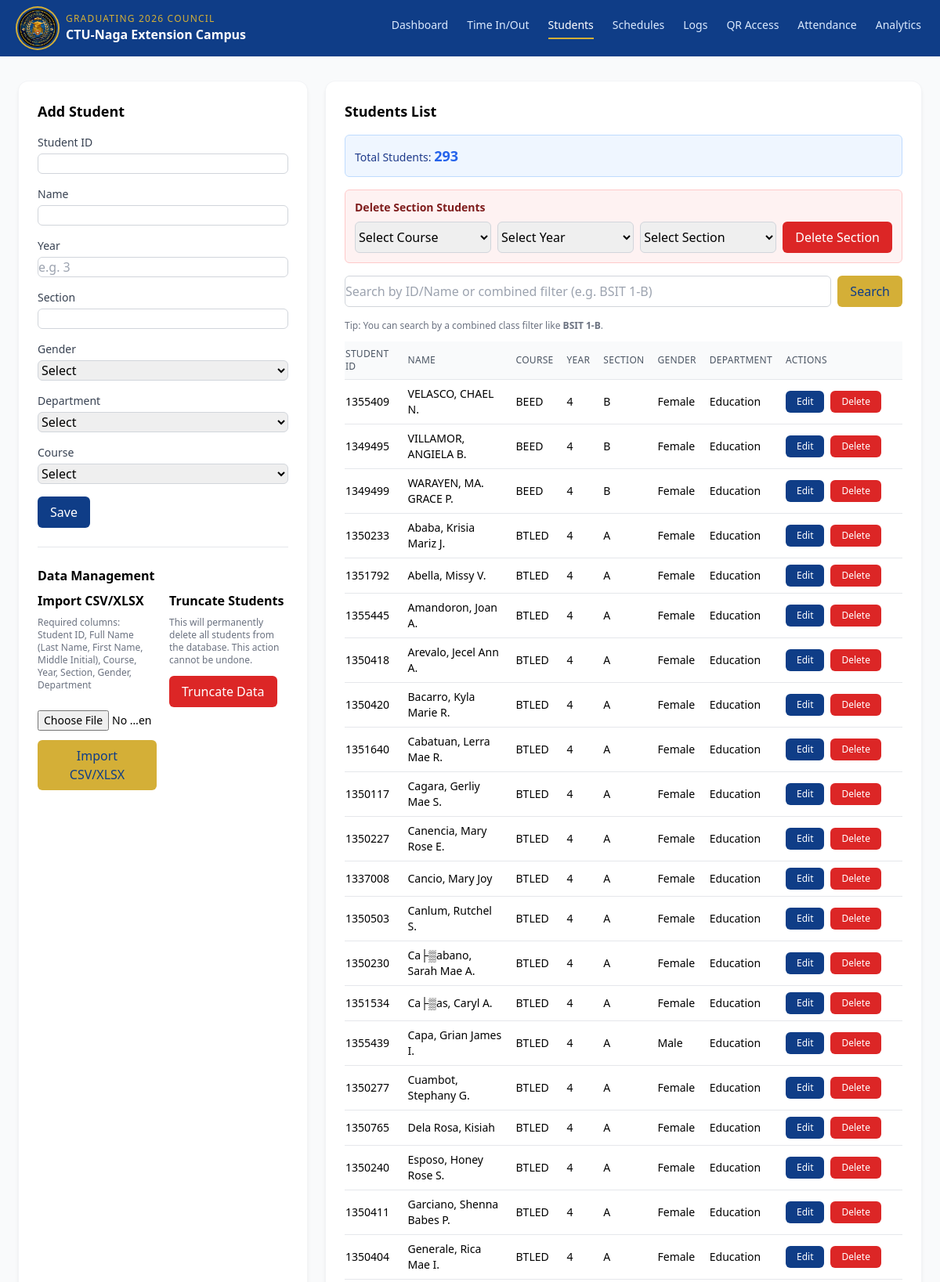
/students.php?page=3 (upper part), run on the app's committed database.
### tables this page shows
CREATE TABLE `students` (
  `id` int(11) NOT NULL AUTO_INCREMENT,
  `student_id` varchar(50) NOT NULL,
  `name` varchar(100) NOT NULL,
  `year_level` varchar(20) NOT NULL DEFAULT '',
  `section` varchar(50) NOT NULL,
  `gender` varchar(20) NOT NULL DEFAULT '',
  `department` enum('Education','Technology') NOT NULL,
  `course` varchar(100) NOT NULL,
  `created_at` timestamp NOT NULL DEFAULT current_timestamp(),
  PRIMARY KEY (`id`),
  UNIQUE KEY `student_id` (`student_id`)
);

### includes/functions.php (called while the page is built, shortened)
<?php
function h($s) {
    return htmlspecialchars((string)$s, ENT_QUOTES, 'UTF-8');
}
function is_local_access() {
    $host = $_SERVER['HTTP_HOST'] ?? '';
    $host = strtolower(trim(explode(':', $host)[0]));
    return in_array($host, ['localhost', '127.0.0.1', '::1'], true);
}

### students.php (the view, shortened to what this page needs)
<?php
$db = db();
$perPage = 50;
$page = max(1, intval($_GET['page'] ?? 1));
$offset = ($page - 1) * $perPage;
$count = (int)$db->query('SELECT COUNT(*) c FROM students')->fetch_assoc()['c'];
$students = [];
$stmt = $db->prepare('SELECT * FROM students ORDER BY created_at DESC LIMIT ? OFFSET ?');
$stmt->bind_param('ii', $perPage, $offset);
$stmt->execute();
$res = $stmt->get_result();
while ($row = $res->fetch_assoc()) { $students[] = $row; }
?>
<!DOCTYPE html>
<html lang="en">
<head>
  <script src="https://cdn.tailwindcss.com"></script>
  <link rel="stylesheet" href="assets/css/responsive.css">
</head>
<body class="bg-gray-50 min-h-screen antialiased">
  <header class="sticky top-0 bg-[#0F3D87] text-white shadow-sm z-20 relative">
    <div class="max-w-7xl mx-auto px-4 sm:px-6 py-3 flex items-center justify-between relative">
      <div class="flex items-center gap-2 sm:gap-3 min-w-0">
        <img src="assets/logo.jpg" alt="Graduating Council Logo" class="h-10 w-10 sm:h-12 sm:w-12 rounded-full ring-2 ring-[#D4AF37] ring-offset-2 ring-offset-[#0F3D87] shadow-md object-cover flex-shrink-0" onerror="this.style.display='none'">
        <div class="leading-tight min-w-0">
          <div class="text-[9px] sm:text-[10px] md:text-xs uppercase tracking-widest text-[#D4AF37] truncate">Graduating 2026 Council</div>
          <div class="text-xs sm:text-sm md:text-base font-semibold truncate">CTU-Naga Extension Campus</div>
        </div>
      </div>
      <nav class="nav-desktop hidden md:flex items-center gap-4 lg:gap-6 text-sm">
        <?php if (is_local_access()): ?><a href="dashboard.php" class="pb-1.5 border-b-2 transition-colors whitespace-nowrap <?php echo basename($_SERVER['PHP_SELF'])==='dashboard.php' ? 'border-[#D4AF37] text-white' : 'border-transparent text-blue-100 hover:text-white'; ?>">Dashboard</a><?php endif; ?>
        <a href="index.php" class="pb-1.5 border-b-2 transition-colors whitespace-nowrap <?php echo basename($_SERVER['PHP_SELF'])==='index.php' ? 'border-[#D4AF37] text-white' : 'border-transparent text-blue-100 hover:text-white'; ?>">Time In/Out</a>
        <a href="students.php" class="pb-1.5 border-b-2 transition-colors whitespace-nowrap <?php echo basename($_SERVER['PHP_SELF'])==='students.php' ? 'border-[#D4AF37] text-white' : 'border-transparent text-blue-100 hover:text-white'; ?>">Students</a>
        <?php if (is_local_access()): ?><a href="schedules.php" class="pb-1.5 border-b-2 transition-colors whitespace-nowrap <?php echo basename($_SERVER['PHP_SELF'])==='schedules.php' ? 'border-[#D4AF37] text-white' : 'border-transparent text-blue-100 hover:text-white'; ?>">Schedules</a><a href="logs.php" class="pb-1.5 border-b-2 transition-colors whitespace-nowrap <?php echo basename($_SERVER['PHP_SELF'])==='logs.php' ? 'border-[#D4AF37] text-white' : 'border-transparent text-blue-100 hover:text-white'; ?>">Logs</a><a href="qr.php" class="pb-1.5 border-b-2 transition-colors whitespace-nowrap <?php echo basename($_SERVER['PHP_SELF'])==='qr.php' ? 'border-[#D4AF37] text-white' : 'border-transparent text-blue-100 hover:text-white'; ?>">QR Access</a><?php endif; ?>
        <a href="attendance.php" class="pb-1.5 border-b-2 transition-colors whitespace-nowrap <?php echo basename($_SERVER['PHP_SELF'])==='attendance.php' ? 'border-[#D4AF37] text-white' : 'border-transparent text-blue-100 hover:text-white'; ?>">Attendance</a><a href="analytics.php" class="pb-1.5 border-b-2 transition-colors whitespace-nowrap <?php echo basename($_SERVER['PHP_SELF'])==='analytics.php' ? 'border-[#D4AF37] text-white' : 'border-transparent text-blue-100 hover:text-white'; ?>">Analytics</a>
      </nav>
    </div>
  </header>
  <main class="max-w-[92rem] mx-auto px-4 sm:px-6 py-6 sm:py-8 grid lg:grid-cols-3 gap-4 sm:gap-6">
    <div class="bg-white shadow-md ring-1 ring-gray-100 rounded-xl p-4 sm:p-6 lg:col-span-1">
      <h2 class="text-lg font-semibold mb-4">Add Student</h2>
      <form method="post" class="space-y-4">
        <div>
          <label class="block text-sm font-medium text-gray-700">Student ID</label>
          <input name="student_id" type="text" required class="mt-1 w-full rounded-md border border-gray-300 focus:ring-[#0F3D87] focus:border-[#0F3D87]" />
        </div>
        <div>
          <label class="block text-sm font-medium text-gray-700">Name</label>
          <input name="name" type="text" required class="mt-1 w-full rounded-md border border-gray-300 focus:ring-[#0F3D87] focus:border-[#0F3D87]" />
        </div>
        <div>
          <label class="block text-sm font-medium text-gray-700">Year</label>
          <input name="year_level" type="text" required placeholder="e.g. 3" class="mt-1 w-full rounded-md border border-gray-300 focus:ring-[#0F3D87] focus:border-[#0F3D87]" />
        </div>
        <div>
          <label class="block text-sm font-medium text-gray-700">Section</label>
          <input name="section" type="text" required class="mt-1 w-full rounded-md border border-gray-300 focus:ring-[#0F3D87] focus:border-[#0F3D87]" />
        </div>
        <div>
          <label class="block text-sm font-medium text-gray-700">Gender</label>
          <select name="gender" required class="mt-1 w-full rounded-md border border-gray-300 focus:ring-[#0F3D87] focus:border-[#0F3D87]">
            <option value="">Select</option>
          </select>
        </div>
        <div>
          <label class="block text-sm font-medium text-gray-700">Department</label>
          <select id="departmentSelect" name="department" required class="mt-1 w-full rounded-md border border-gray-300 focus:ring-[#0F3D87] focus:border-[#0F3D87]">
            <option value="">Select</option>
          </select>
        </div>
        <div>
          <label class="block text-sm font-medium text-gray-700">Course</label>
          <select id="courseSelect" name="course" required class="mt-1 w-full rounded-md border border-gray-300 focus:ring-[#0F3D87] focus:border-[#0F3D87]">
            <option value="">Select</option>
          </select>
        </div>
        <div>
          <button class="inline-flex items-center px-4 py-2 rounded-md bg-[#0F3D87] text-white hover:opacity-95">Save</button>
        </div>
      </form>
      <hr class="my-6">
      <h3 class="text-base font-semibold mb-2">Data Management</h3>
      <div class="flex flex-wrap gap-4">
        <div class="flex-1">
          <h4 class="text-base font-semibold mb-2">Import CSV/XLSX</h4>
          <p class="text-xs text-gray-500 mb-3">Required columns: Student ID, Full Name (Last Name, First Name, Middle Initial), Course, Year, Section, Gender, Department</p>
          <form method="post" enctype="multipart/form-data" class="space-y-3">
            <input type="file" name="import_file" accept=".csv,.xlsx" required class="w-full text-sm" />
            <button class="inline-flex items-center px-4 py-2 rounded-md bg-[#D4AF37] text-[#0F3D87] hover:opacity-95">Import CSV/XLSX</button>
          </form>
        </div>
        <div class="flex-1">
          <h4 class="text-base font-semibold mb-2">Truncate Students</h4>
          <p class="text-xs text-gray-500 mb-3">This will permanently delete all students from the database. This action cannot be undone.</p>
          <form method="post" onsubmit="return handleTruncate(event);">
            <button type="button" class="inline-flex items-center px-4 py-2 rounded-md bg-red-600 text-white hover:bg-red-700" onclick="handleTruncate(event)">Truncate Data</button>
          </form>
        </div>
      </div>
    </div>
    <div class="bg-white shadow-md ring-1 ring-gray-100 rounded-xl p-4 sm:p-6 overflow-x-auto lg:col-span-2">
      <h2 class="text-lg font-semibold mb-4">Students List</h2>
      <div class="mb-4 p-3 rounded-md bg-blue-50 border border-blue-200">
        <p class="text-sm font-medium text-blue-900">Total Students: <span class="font-bold text-lg text-blue-600"><?php echo $count; ?></span></p>
      </div>
      <div class="mb-4 p-3 rounded-md bg-red-50 border border-red-200">
        <h4 class="text-sm font-semibold text-red-900 mb-2">Delete Section Students</h4>
        <div class="flex flex-col sm:flex-row gap-2">
          <select id="deleteSectionCourse" class="flex-1 min-w-0 rounded-md border border-gray-300 focus:ring-[#0F3D87] focus:border-[#0F3D87]" data-placeholder-option>
            <option value="">Select Course</option>
          </select>
          <select id="deleteSectionYear" class="flex-1 min-w-0 rounded-md border border-gray-300 focus:ring-[#0F3D87] focus:border-[#0F3D87]">
            <option value="">Select Year</option>
          </select>
          <select id="deleteSectionSection" class="flex-1 min-w-0 rounded-md border border-gray-300 focus:ring-[#0F3D87] focus:border-[#0F3D87]">
            <option value="">Select Section</option>
          </select>
          <button id="deleteSectionBtn" type="button" class="px-4 py-2 rounded-md bg-red-600 text-white hover:bg-red-700 touch-target shrink-0 whitespace-nowrap font-medium">Delete Section</button>
        </div>
      </div>
      <div class="mb-4 flex flex-col sm:flex-row gap-2">
        <input id="studentsSearch" type="search" placeholder="Search by ID/Name or combined filter (e.g. BSIT 1-B)" class="flex-1 min-w-0 rounded-md border border-gray-300 focus:ring-[#0F3D87] focus:border-[#0F3D87]" />
        <button id="studentsSearchBtn" class="px-4 py-2 rounded-md bg-[#D4AF37] text-[#0F3D87] hover:opacity-90 touch-target shrink-0">Search</button>
      </div>
      <p class="text-xs text-gray-500 mb-3">Tip: You can search by a combined class filter like <span class="font-semibold">BSIT 1-B</span>.</p>
      <div class="overflow-x-auto -mx-2 sm:mx-0">
      <table class="table-responsive-cards min-w-full text-sm divide-y divide-gray-200">
        <thead>
          <tr class="text-left bg-gray-50 text-gray-600 text-xs uppercase tracking-wide select-none">
            <th class="py-2 pr-4 font-medium cursor-pointer" data-sort="student_id">Student ID</th>
            <th class="py-2 pr-4 font-medium cursor-pointer" data-sort="name">Name</th>
            <th class="py-2 pr-4 font-medium cursor-pointer" data-sort="course">Course</th>
            <th class="py-2 pr-4 font-medium cursor-pointer" data-sort="year_level">Year</th>
            <th class="py-2 pr-4 font-medium cursor-pointer" data-sort="section">Section</th>
            <th class="py-2 pr-4 font-medium cursor-pointer" data-sort="gender">Gender</th>
            <th class="py-2 pr-4 font-medium cursor-pointer" data-sort="department">Department</th>
            <th class="py-2 pr-4 font-medium min-w-[150px]">Actions</th>
          </tr>
        </thead>
        <tbody id="studentsBody">
          <?php foreach ($students as $s): ?>
            <tr class="border-b last:border-0 hover:bg-gray-50" data-id="<?php echo (int)$s['id']; ?>" data-student_id="<?php echo h($s['student_id']); ?>" data-name="<?php echo h($s['name']); ?>" data-course="<?php echo h($s['course']); ?>" data-year_level="<?php echo h($s['year_level']); ?>" data-section="<?php echo h($s['section']); ?>" data-gender="<?php echo h($s['gender']); ?>" data-department="<?php echo h($s['department']); ?>">
              <td class="py-2 pr-4" data-label="Student ID"><?php echo h($s['student_id']); ?></td>
              <td class="py-2 pr-4" data-label="Name"><?php echo h($s['name']); ?></td>
              <td class="py-2 pr-4" data-label="Course"><?php echo h($s['course']); ?></td>
              <td class="py-2 pr-4" data-label="Year"><?php echo h($s['year_level']); ?></td>
              <td class="py-2 pr-4" data-label="Section"><?php echo h($s['section']); ?></td>
              <td class="py-2 pr-4" data-label="Gender"><?php echo h($s['gender']); ?></td>
              <td class="py-2 pr-4" data-label="Department"><?php echo h($s['department']); ?></td>
              <td class="py-2 pr-4 min-w-[150px]" data-label="Actions">
                <div class="cell-actions inline-flex flex-wrap gap-2">
                <button type="button" class="px-3.5 py-2 sm:py-1.5 rounded-md bg-[#0F3D87] text-white hover:opacity-95 text-xs font-medium touch-target" data-edit>Edit</button>
                <form method="post" class="inline" onsubmit="return confirm('Delete this student?');">
                  <button class="px-3.5 py-2 sm:py-1.5 rounded-md bg-red-600 text-white hover:bg-red-700 text-xs font-medium touch-target">Delete</button>
                </form>
                </div>
              </td>
            </tr>
          <?php endforeach; ?>
        </tbody>
      </table>
      </div>
    </div>
  </main>
</body>
</html>

### data on the page
students: student "1355409", name "VELASCO, CHAEL N.", course "BEED", year_level "4", section "B", gender "Female", department "Education"
students: student "1349495", name "VILLAMOR, ANGIELA B.", course "BEED", year_level "4", section "B", gender "Female", department "Education"
students: student "1349499", name "WARAYEN, MA. GRACE P.", course "BEED", year_level "4", section "B", gender "Female", department "Education"
students: student "1350233", name "Ababa, Krisia Mariz J.", course "BTLED", year_level "4", section "A", gender "Female", department "Education"
students: student "1351792", name "Abella, Missy V.", course "BTLED", year_level "4", section "A", gender "Female", department "Education"
students: student "1355445", name "Amandoron, Joan A.", course "BTLED", year_level "4", section "A", gender "Female", department "Education"
students: student "1350418", name "Arevalo, Jecel Ann A.", course "BTLED", year_level "4", section "A", gender "Female", department "Education"
students: student "1350420", name "Bacarro, Kyla Marie R.", course "BTLED", year_level "4", section "A", gender "Female", department "Education"
students: student "1351640", name "Cabatuan, Lerra Mae R.", course "BTLED", year_level "4", section "A", gender "Female", department "Education"
students: student "1350117", name "Cagara, Gerliy Mae S.", course "BTLED", year_level "4", section "A", gender "Female", department "Education"
students: student "1350227", name "Canencia, Mary Rose E.", course "BTLED", year_level "4", section "A", gender "Female", department "Education"
students: student "1337008", name "Cancio, Mary Joy", course "BTLED", year_level "4", section "A", gender "Female", department "Education"
students: student "1350503", name "Canlum, Rutchel S.", course "BTLED", year_level "4", section "A", gender "Female", department "Education"
students: student "1350230", name "Ca├▒abano, Sarah Mae A.", course "BTLED", year_level "4", section "A", gender "Female", department "Education"
students: student "1351534", name "Ca├▒as, Caryl A.", course "BTLED", year_level "4", section "A", gender "Female", department "Education"
students: student "1355439", name "Capa, Grian James I.", course "BTLED", year_level "4", section "A", gender "Male", department "Education"
students: student "1350277", name "Cuambot, Stephany G.", course "BTLED", year_level "4", section "A", gender "Female", department "Education"
students: student "1350765", name "Dela Rosa, Kisiah", course "BTLED", year_level "4", section "A", gender "Female", department "Education"
students: student "1350240", name "Esposo, Honey Rose S.", course "BTLED", year_level "4", section "A", gender "Female", department "Education"
students: student "1350411", name "Garciano, Shenna Babes P.", course "BTLED", year_level "4", section "A", gender "Female", department "Education"
students: student "1350404", name "Generale, Rica Mae I.", course "BTLED", year_level "4", section "A", gender "Female", department "Education"

### other printed values
$count "293"
